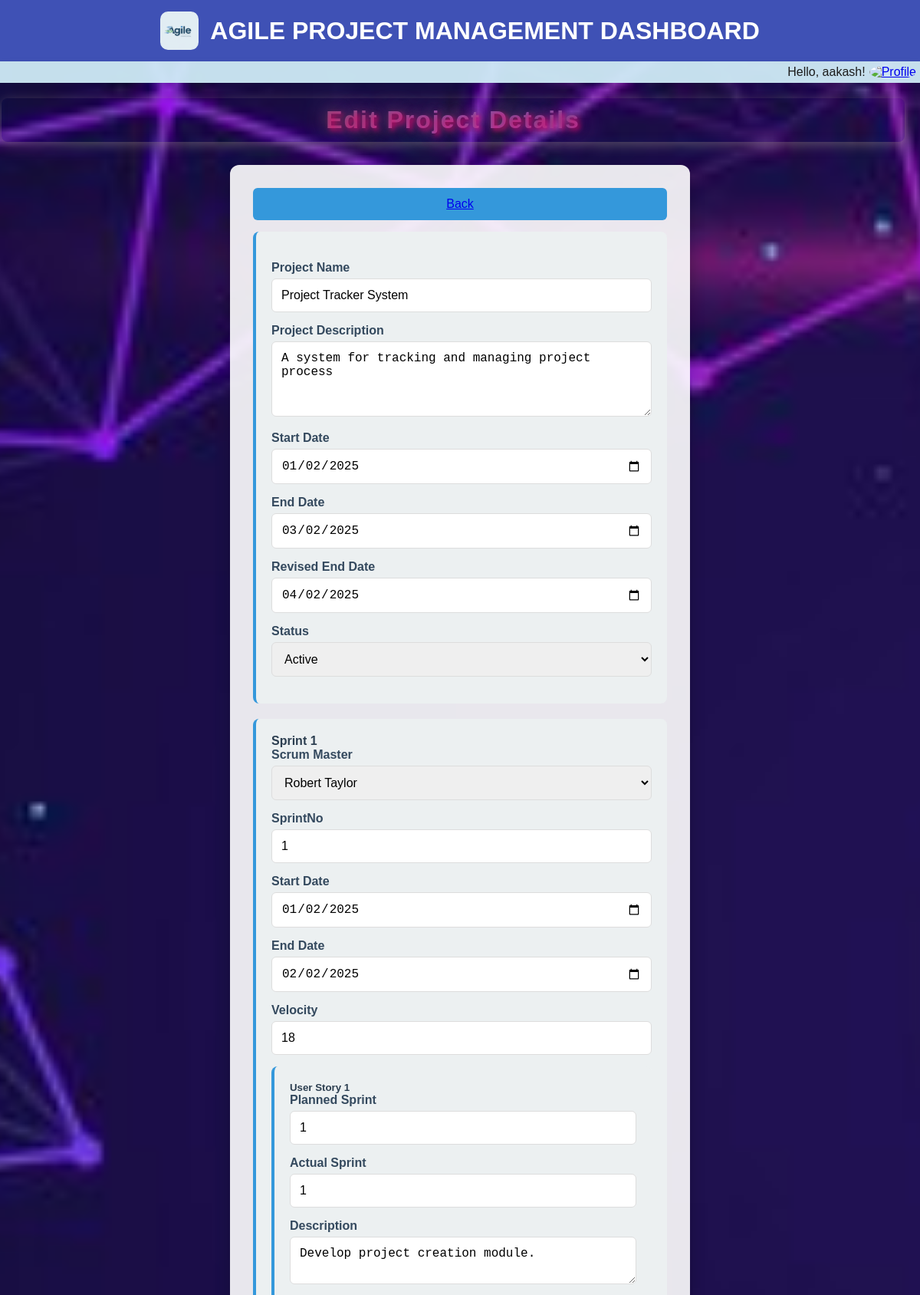
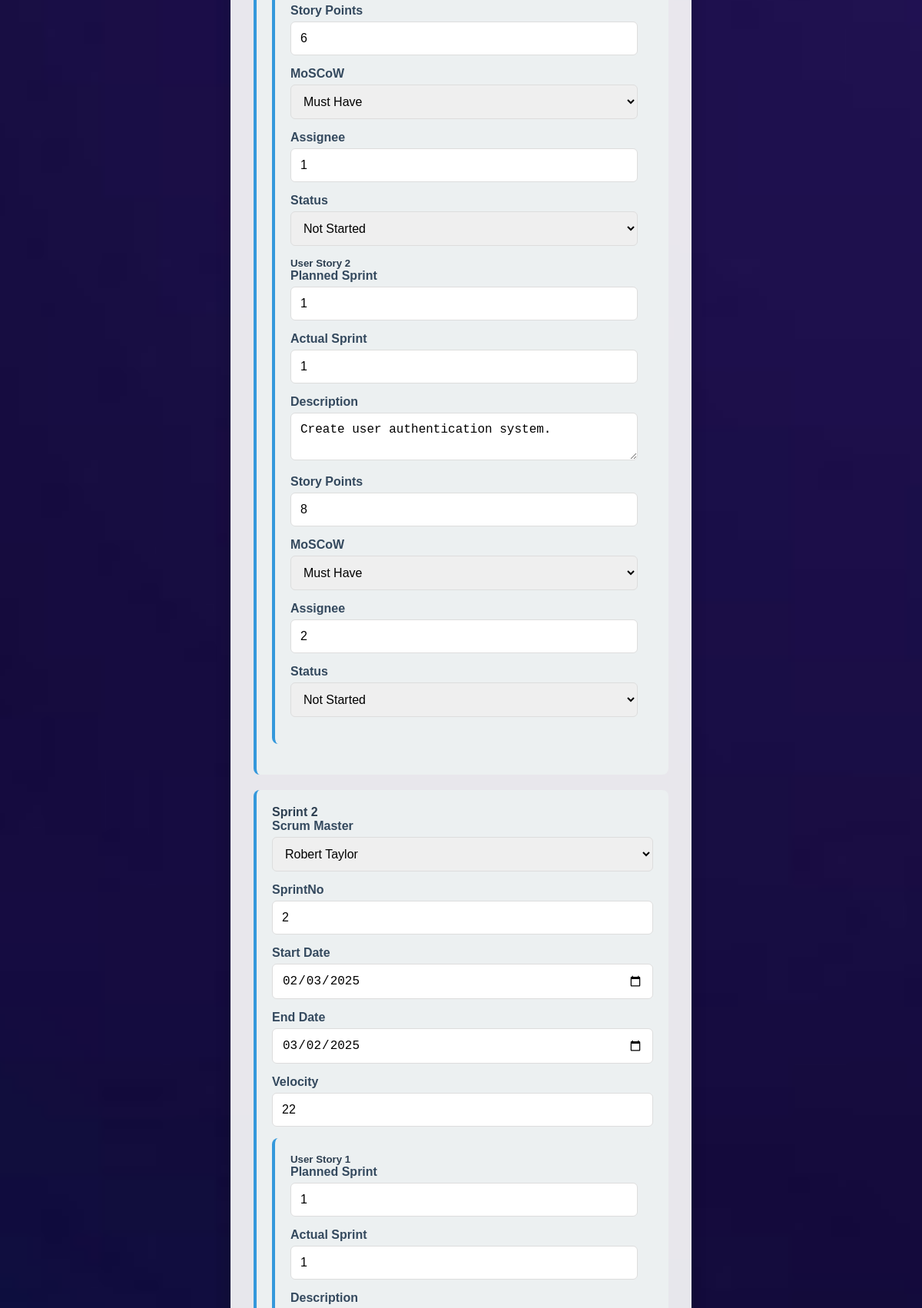
The app's page /editproject/1 (signed in, upper part) with its own data (2 pictures, top to bottom).
### models.py (models this page shows, shortened)
class ProjectDetails(db.Model):
    __tablename__ = 'ProjectDetails'
    ProjectId = db.Column(db.Integer, primary_key=True, autoincrement=True)
    ProductOwnerId = db.Column(db.Integer, db.ForeignKey('ProductOwner.ProductOwnerId'), nullable=False)
    ProjectName = db.Column(db.String(255), nullable=False)
    ProjectDescription = db.Column(db.Text)
    StartDate = db.Column(db.Date, nullable=False)
    EndDate = db.Column(db.Date, nullable=False)
    RevisedEndDate = db.Column(db.Date)
    Status = db.Column(db.String(100), default="Not Started")
    sprints = db.relationship('SprintCalendar', backref='project', lazy=True)
    user_stories = db.relationship('UserStories', backref='project', lazy=True)

class SprintCalendar(db.Model):
    __tablename__ = 'SprintCalendar'
    SprintId = db.Column(db.Integer, primary_key=True, autoincrement=True)
    ProjectId = db.Column(db.Integer, db.ForeignKey('ProjectDetails.ProjectId'), nullable=False)
    ScrumMasterID = db.Column(db.Integer, db.ForeignKey('ScrumMasters.ScrumMasterID'), nullable=True)
    SprintNo = db.Column(db.Integer, nullable=True)
    StartDate = db.Column(db.Date, nullable=False)
    EndDate = db.Column(db.Date, nullable=False)
    Velocity = db.Column(db.Integer, default=0)
    scrum_master = db.relationship('ScrumMasters', backref='sprints')
    user_stories = db.relationship('UserStories', backref='sprint', lazy=True)

class UserStories(db.Model):
    __tablename__ = 'UserStories'
    UserStoryID = db.Column(db.Integer, primary_key=True, autoincrement=True)
    ProjectId = db.Column(db.Integer, db.ForeignKey('ProjectDetails.ProjectId'), nullable=False)
    SprintId = db.Column(db.Integer, db.ForeignKey('SprintCalendar.SprintId'), nullable=True)
    PlannedSprint = db.Column(db.Integer, nullable=False)
    ActualSprint = db.Column(db.Integer, nullable=False)
    Description = db.Column(db.Text, nullable=False)
    StoryPoint = db.Column(db.Integer, nullable=False)
    MOSCOW = db.Column(db.String(50), nullable=False)
    Assignee = db.Column(db.String(255))
    Status = db.Column(db.String(100), default="Not Started")

### main.py (the view, shortened to what this page needs)
@app.route("/editproject/<int:project_id>", methods=["GET", "POST"])
def edit_project(project_id):
    if request.method == "GET":
        try:
            project = ProjectDetails.query.filter_by(ProjectId=project_id).first()
            scrum_masters = get_all_scrum_masters()
            print(scrum_masters)
            if not project:
                return jsonify({"error": "Project not found"}), 404
            project_data = {
                "ProjectId": project.ProjectId,
                "ProductOwnerId": project.ProductOwnerId,
                "ProjectName": project.ProjectName,
                "ProjectDescription": project.ProjectDescription,
                "StartDate": project.StartDate,
                "EndDate": project.EndDate,
                "RevisedEndDate": project.RevisedEndDate,
                'Status':project.Status,
                "sprints": [
                    {
                        "SprintId": sprint.SprintId,
                        "SprintNo": sprint.SprintNo,
                        "ScrumMasterID": sprint.ScrumMasterID,
                        "StartDate": sprint.StartDate,
                        "EndDate": sprint.EndDate,
                        "Velocity": sprint.Velocity,
                        "user_stories": [
                            {
                                "PlannedSprint": story.PlannedSprint,
                                "ActualSprint": story.ActualSprint,
                                "Description": story.Description,
                                "StoryPoint": story.StoryPoint,
                                "MOSCOW": story.MOSCOW,
                                "Assignee": story.Assignee,
                                "Status": story.Status,
                            }
                            for story in sprint.user_stories
                        ],
                    }
                    for sprint in project.sprints
                ],
            }
            print(session['role'],session['uid'])
            return render_template(
                "edit_project.html",
                project=project_data,
                scrum_masters=scrum_masters,
                user_name=session['username'],
                user_role=session['role'],
                user_id=session['uid']
            )
        except Exception as e:
            return jsonify({"error": str(e)}), 500
    return render_template(
        "edit_project.html", project=project, scrum_masters=scrum_masters
    )

### main.py (called while the page is built)
def get_all_scrum_masters():
    scrum_masters = ScrumMasters.query.all()  # Assuming ScrumMaster is your model
    return [{"id": sm.ScrumMasterID, "name": sm.Name} for sm in scrum_masters]

### templates/edit_project.html (shortened to what this page needs)
<!DOCTYPE html>
<html lang="en">
<head>
    <link rel="stylesheet" type="text/css" href="{{ url_for('static', filename='css/edit.css') }}">
</head>
<body>
        <div class="header">
            <img
                  src="{{ url_for('static',filename='images/logo3.jpg') }}"
                  alt="Logo"
                  class="profile-pic"
              />
          <h1>AGILE PROJECT MANAGEMENT DASHBOARD</h1>
        </div>
        <div class="top-bar">
          <div class="greeting">
            <span>Hello, {{ user_name }}!</span>
            <div class="dropdown">
              <a href="{{url_for('auth.login')}}"
                ><img
                  src="{{ url_for('static', filename=current_user.profile_picture) }}"
                  alt="Profile"
                  class="profile-pic"
              /></a>
            </div>
          </div>
        </div>
    <div id="form-container">
        <h1 id="edit">Edit Project Details</h1>
        <form method="POST">
            <button class="back-button"><a href="/projects/{{user_role}}/{{user_id}}">Back</a></button>
            <div class="sprint-section">
                <br/>
                <label for="project_name">Project Name</label>
                <input type="text" id="project_name" name="project_name" value="{{ project['ProjectName'] }}" required>
                <label for="project_description">Project Description</label>
                <textarea id="project_description" name="project_description" rows="4" required>{{ project['ProjectDescription'] }}</textarea>
                <label for="start_date">Start Date</label>
                <input type="date" id="start_date" name="start_date" value="{{ project['StartDate'] }}" required>
                <label for="end_date">End Date</label>
                <input type="date" id="end_date" name="end_date" value="{{ project['EndDate'] }}" required>
                <label for="revised_end_date">Revised End Date</label>
                <input type="date" id="revised_end_date" name="revised_end_date" value="{{ project['RevisedEndDate'] }}" >
                <label for="status">Status</label>
                <select id="status" name="status" required>
                    <option value="active" {% if project['Status'] == 'active' %}selected{% endif %}>Active</option>
                </select>
            </div>
            <div id="sprints-container">
                {% for sprint in project['sprints'] %}
                <div class="sprint-section" id="sprint-{{ loop.index }}">
                    <h4>Sprint {{ loop.index }}</h4>
                    <label for="scrum-master-{{ loop.index }}">Scrum Master</label>
                    <select id="scrum-master-{{ loop.index }}" name="scrum_master_id_{{ loop.index }}" required>
                        {% for scrum_master in scrum_masters %}
                            <option value="{{ scrum_master.id }}"
                                    {% if scrum_master.id == sprint['ScrumMasterID'] %} selected {% endif %}>
                                {{ scrum_master.name }}
                            </option>
                        {% endfor %}
                    </select>
                    <label for="sprintNo-{{ loop.index }}">SprintNo</label>
                    <input type="number" id="sprintNo-{{ loop.index }}" name="sprintNo_{{ loop.index }}" value="{{ sprint['SprintNo'] }}" required>
                    <label for="sprint-start-date-{{ loop.index }}">Start Date</label>
                    <input type="date" id="sprint-start-date-{{ loop.index }}" name="sprint_start_date_{{ loop.index }}" value="{{ sprint['StartDate'] }}" required>
                    <label for="sprint-end-date-{{ loop.index }}">End Date</label>
                    <input type="date" id="sprint-end-date-{{ loop.index }}" name="sprint_end_date_{{ loop.index }}" value="{{ sprint['EndDate'] }}" required>
                    <label for="sprint-velocity-{{ loop.index }}">Velocity</label>
                    <input type="number" id="sprint-velocity-{{ loop.index }}" name="sprint_velocity_{{ loop.index }}" value="{{ sprint['Velocity'] }}" required>
                    <div class="user-story-section">
                        {% for user_story in sprint['user_stories'] %}
                        <h5>User Story {{ loop.index }}</h5>
                        <label for="planned-sprint-{{ loop.index }}-{{ loop.index0 }}">Planned Sprint</label>
                        <input type="number" id="planned-sprint-{{ loop.index }}-{{ loop.index0 }}" name="planned_sprint_{{ loop.index }}_{{ loop.index0 }}" value="{{ user_story['PlannedSprint'] }}" required>
                        <label for="actual-sprint-{{ loop.index }}-{{ loop.index0 }}">Actual Sprint</label>
                        <input type="number" id="actual-sprint-{{ loop.index }}-{{ loop.index0 }}" name="actual_sprint_{{ loop.index }}_{{ loop.index0 }}" value="{{ user_story['ActualSprint'] }}" required>
                        <label for="story-desc-{{ loop.index }}-{{ loop.index0 }}">Description</label>
                        <textarea id="story-desc-{{ loop.index }}-{{ loop.index0 }}" name="story_desc_{{ loop.index }}_{{ loop.index0 }}" required>{{ user_story['Description'] }}</textarea>
                        <label for="story-points-{{ loop.index }}-{{ loop.index0 }}">Story Points</label>
                        <input type="number" id="story-points-{{ loop.index }}-{{ loop.index0 }}" name="story_points_{{ loop.index }}_{{ loop.index0 }}" value="{{ user_story['StoryPoint'] }}" required>
                        <label for="moscow-{{ loop.index }}-{{ loop.index0 }}">MoSCoW</label>
                        <select id="moscow-{{ loop.index }}-{{ loop.index0 }}" name="moscow_{{ loop.index }}_{{ loop.index0 }}" required>
                            <option value="must-have" {% if user_story['MOSCOW'] == 'must-have' %}selected{% endif %}>Must Have</option>
                        </select>
                        <label for="assignee-{{ loop.index }}-{{ loop.index0 }}">Assignee</label>
                        <input type="text" id="assignee-{{ loop.index }}-{{ loop.index0 }}" name="assignee_{{ loop.index }}_{{ loop.index0 }}" value="{{ user_story['Assignee'] }}" required>
                        <label for="status-{{ loop.index }}-{{ loop.index0 }}">Status</label>
                        <select id="status-{{ loop.index }}-{{ loop.index0 }}" name="status_{{ loop.index }}_{{ loop.index0 }}" required>
                            <option value="not-started" {% if user_story['Status'] == 'not-started' %}selected{% endif %}>Not Started</option>
                        </select>
                        {% endfor %}
                    </div>
                </div>
                {% endfor %}
            </div>
        </form>
    </div>
</body>
</html>

### static/css/edit.css (style rules this page uses)
* { margin: 0; padding: 0; box-sizing: border-box; transition: all 0.3s ease; }
body { font-family: 'Roboto Slab', sans-serif; margin: 0; padding: 0; background: url('../images/background.jpg') no-repeat center center fixed; background-size: cover; color: #fff; min-height: 100vh; display: flex; flex-direction: column; }
.header { display: flex; align-items: center; justify-content: center; background-color: #3f51b5; color: white; padding: 15px; text-align: center; box-shadow: 0 2px 5px rgba(0, 0, 0, 0.1); }
.header img { height: 50px; margin-right: 15px; border-radius: 10px; }
.header h1 { font-size: 2rem; font-weight: 600; margin: 0; text-shadow: none; }
.top-bar { display: flex; justify-content: space-between; align-items: center; padding: 5px; background-color: #d1edf8f0; box-shadow: 0 5px 15px rgba(0, 0, 0, 0.05); }
#edit { font-size: 2rem; margin: 20px; margin-left: 2px; text-align: center; background: linear-gradient(90deg, #973008, #9b59b6, #5a3f96); background-clip: text; -webkit-background-clip: text; color: transparent; font-family: 'Poppins', sans-serif; font-weight: 800; letter-spacing: 2px; text-shadow: 3px 3px 6px rgba(255, 0, 111, 0.7), 0 0 15px rgba(89, 57, 76, 0.9), 0 0 30px rgba(155, 89, 182, 1.2); padding: 10px; border-radius: 8px; box-shadow: 0 4px 15px rgba(148, 136, 136, 0.5), inset 0 -5px 10px rgba(27, 51, 144, 0.1); }
.greeting { display: flex; align-items: center; gap: 5px; margin-left: auto; }
.greeting span { font-size: 1rem; color: #1c1c1c; }
.greeting img { width: 40px; height: 40px; border-radius: 50%; cursor: pointer; }
.dropdown { position: relative; }
form { background-color: rgba(255, 255, 255, 0.9); padding: 30px; border-radius: 12px; max-width: 600px; width: 100%; box-shadow: 0 8px 20px rgba(0, 0, 0, 0.2); color: #333; margin: 30px auto; }
label { font-size: 1rem; font-weight: bold; margin-bottom: 5px; display: block; color: #34495e; }
input, textarea, select, button { width: 100%; margin-bottom: 15px; padding: 12px; font-size: 16px; border: 1px solid #ddd; border-radius: 6px; box-sizing: border-box; transition: all 0.3s ease; }
button { background-color: #3498db; color: white; border: none; cursor: pointer; }
.sprint-section, .user-story-section { background-color: #ecf0f1; padding: 20px; margin-bottom: 20px; border-radius: 8px; border-left: 4px solid #3498db; color: #2c3e50; }
h1 { font-size: 2rem; margin-bottom: 20px; text-shadow: 2px 2px 4px rgba(0, 0, 0, 0.7); text-align: center; }

### records on screen
ProjectDetails: project_name "Project Tracker System", project_description "A system for tracking and managing project process", start_date "01/02/2025", end_date "03/02/2025", revised_end_date "04/02/2025", status "Active"
SprintCalendar: StartDate "01/02/2025", EndDate "02/02/2025"
UserStories: Description "Develop project creation module.", StoryPoint "6", MOSCOW "Must Have", Status "Not Started"
UserStories: Description "Create user authentication system.", StoryPoint "8", MOSCOW "Must Have", Status "Not Started"
SprintCalendar: StartDate "02/03/2025", EndDate "03/02/2025"

### other values on screen
{{ user_name }} "aakash"
form field value "Robert Taylor"
